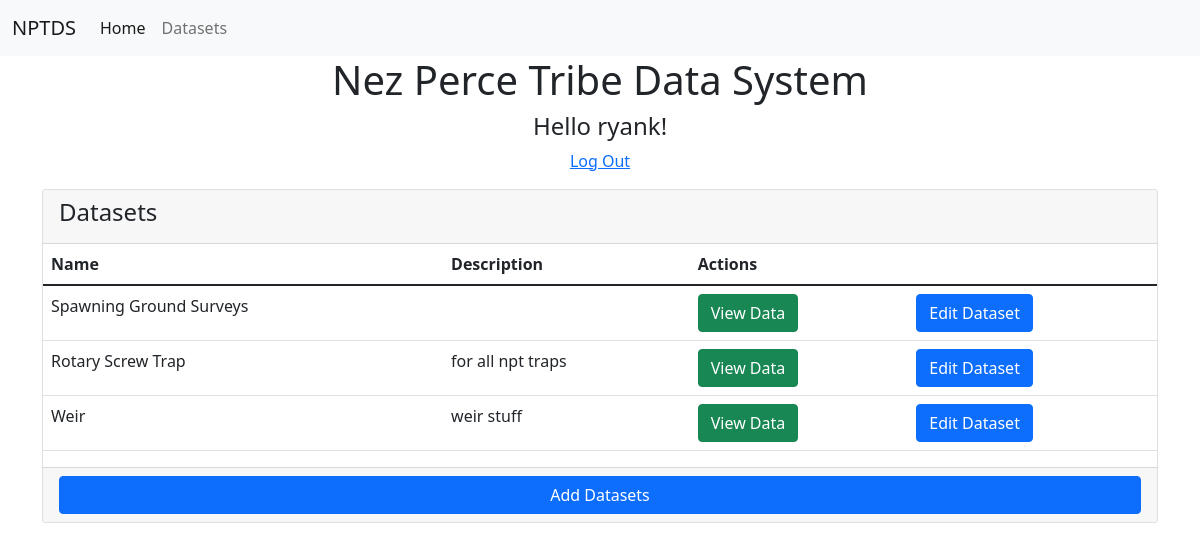
/datasets/ (signed in), run on the app's committed database.
### datasets/models.py (models this page shows, shortened)
class Dataset(models.Model):
    name = models.CharField(max_length=100)
    description = models.TextField(blank=True, null=True)

### datasets/views.py (the view)
# urls.py: path('datasets/', DatasetList.as_view(), name='list_datasets'),
class DatasetList(ListView):
    model = Dataset
    template_name = "datasets/dataset_list.html"
    context_object_name = "datasets"

### templates/datasets/dataset_list.html (shortened to what this page needs)
{% extends "base.html" %}
{% block content %}
<div class="container">
    {% if user.is_authenticated %}
        <div class="container text-center">
            <h4>Hello {{user.username }}!</h4>
            <p><a href="{% url 'logout' %}">Log Out</a></p>
        </div>
    <div class="card">
        <div class="card-header card-header-secondary">
            <h4 class="card-title">Datasets</h4>
        </div>
        {% if datasets %}
        <table class="table card-body">
            <thead>
                <tr>
                    <th>Name</th>
                    <th>Description</th>
                    <th>Actions</th>
                </tr>
            </thead >
            <tbody>
                {% for dataset in datasets %}
                <tr>
                    <td>{{ dataset.name }}</td>
                    <td>{{ dataset.description }}</td>
                    <td><a class="btn btn-success" href="{% url 'data:view_activities' dataset.id %}">View Data</a></td>
                    <td><a class="btn btn-primary" href="{% url 'datasets:update_dataset' dataset.id %}">Edit Dataset</a></td>
                </tr>
                {% endfor %}
            </tbody>
        </table>
        {% else %}
            <p>There are no data entries, please create a new item.</p>
        {% endif %}
        <div class="card-footer d-grid gap-2">
            <a class="btn btn-primary " href="{% url 'datasets:create_dataset' %}">Add Datasets</a>
        </div>
    </div>
    {% else %}
        <div class="container text-center">
            <p>Please login to view data.</p>
            <a class="btn btn-primary" href="{% url 'login' %}">Log In</a>
        </div>
{% endif %}
</div>
{% endblock content %}

### data on the page
Dataset: name "Spawning Ground Surveys"
Dataset: name "Rotary Screw Trap", description "for all npt traps"
Dataset: name "Weir", description "weir stuff"

### other printed values
{{ user.username }} "ryank"
